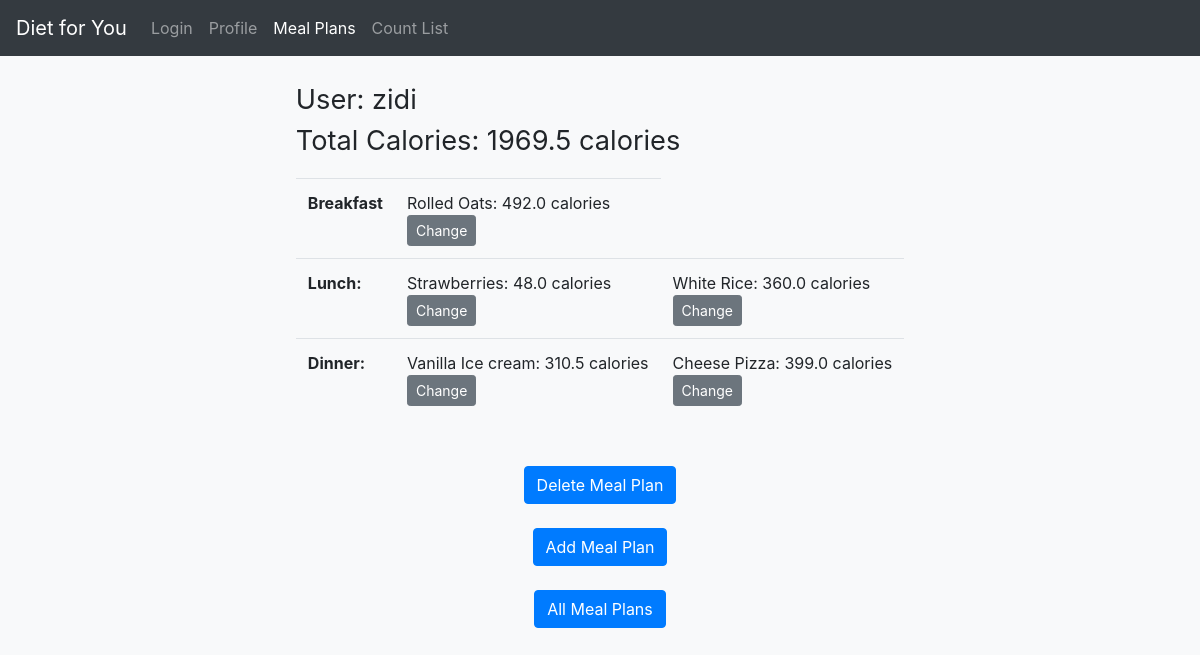
Page /recipe/ (signed in) on the earlier database version.
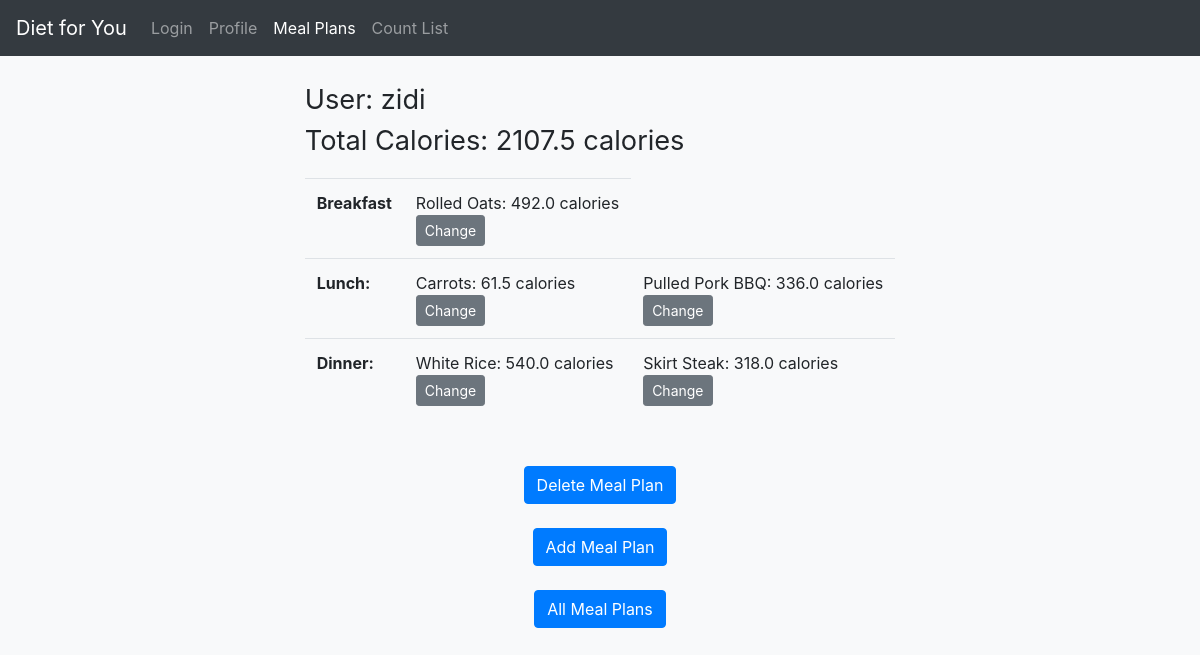
Same page on the later database version.
### main/models.py (models this page shows, shortened)
class recipeTable(models.Model):
    user = models.CharField(max_length = 50, default = '')
    totalCal = models.FloatField(default = 0)
    foodItem1 = models.CharField(max_length=125, null=True)
    cal1 = models.FloatField(default=0)
    foodItem2 = models.CharField(max_length=125, null=True)
    cal2 = models.FloatField(default=0)
    foodItem3 = models.CharField(max_length=125, null=True)
    cal3 = models.FloatField(default=0)
    foodItem4 = models.CharField(max_length=125, null=True)
    cal4 = models.FloatField(default=0)
    foodItem5 = models.CharField(max_length=125, null=True)
    cal5 = models.FloatField(default=0)
    class Meta:
        indexes = [
           models.Index(fields=['user']),
        ]

### main/views.py (the view)
# urls.py: path('recipe/', recipe),
def recipe(request):
   currentUser = request.user
   personId = currentUser.username
   recipeInfo = recipeTable.objects.raw('SELECT * FROM main_recipeTable WHERE user = %s ORDER BY id desc LIMIT 1', [personId])
   if len(recipeInfo) == 0:
      recipeInfo = recipeTable.objects.raw('SELECT * FROM main_recipeTable ORDER BY random() LIMIT 1')
   return render(request, 'recipe.html', {'recipeInfo' : recipeInfo})

### templates/recipe.html (shortened to what this page needs)
<!doctype html>
    <html lang="en">
    <head>
        <link rel="stylesheet" href="https://stackpath.bootstrapcdn.com/bootstrap/4.5.0/css/bootstrap.min.css">
        <nav class="navbar navbar-expand navbar-dark bg-dark">
            <div class="collapse navbar-collapse" id="navbarsExample02">
                <a class="navbar-brand" href="/home">Diet for You</a>
                <ul class="navbar-nav mr-auto">
                <li class="nav-item">
                    <a class="nav-link" href="../login">Login</a>
                </li>
                <li class="nav-item">
                    <a class="nav-link" href="/main">Profile</a>
                </li>
                <li class="nav-item active">
                    <a class="nav-link" href="/recipe">Meal Plans<span class="sr-only">(current)</span></a>
                </li>
                <li class="nav-item">
                    <a class="nav-link" href="/countList">Count List</a>
                </li>
                </ul>
            </div>
        </nav>
    </head>
    <body class="bg-light">
        <div class="container">
            <div class="row">
              <div class="mt-4 mb-4 mx-auto" style="text-align:Left;">
                    {% for info in recipeInfo %}
                    <p style="font-size:170%;">User: {{info.user}} <br> Total Calories: {{info.totalCal}} calories</p>
                    <div class="mb-4">
                        <table class="table">
                            <tbody>
                            <tr>
                                <th scope="row">Breakfast</th>
                                <td>
                                    {{info.foodItem1}}: {{info.cal1}} calories
                                    <form action="/recipe/update/1/{{info.id}}" method="POST"> {% csrf_token %}
                                        <button type="submit" class="btn btn-secondary btn-sm">Change</button>
                                    </form>
                                </td>
                            </tr>
                            <tr>
                                <th scope="row">Lunch: </th>
                                <td>
                                    {{info.foodItem2}}: {{info.cal2}} calories
                                    <form action="/recipe/update/2/{{info.id}}" method="POST"> {% csrf_token %}
                                        <button type="submit" class="btn btn-secondary btn-sm">Change</button>
                                    </form>
                                </td>
                                <td>
                                    {{info.foodItem3}}: {{info.cal3}} calories
                                    <form action="/recipe/update/3/{{info.id}}" method="POST"> {% csrf_token %}
                                        <button type="submit" class="btn btn-secondary btn-sm">Change</button>
                                    </form>
                                </td>
                            </tr>
                            <tr>
                                <th scope="row">Dinner: </th>
                                <td>
                                    {{info.foodItem4}}: {{info.cal4}} calories
                                    <form action="/recipe/update/4/{{info.id}}" method="POST"> {% csrf_token %}
                                        <button type="submit" class="btn btn-secondary btn-sm">Change</button>
                                    </form>
                                </td>
                                <td>
                                    {{info.foodItem5}}: {{info.cal5}} calories
                                    <form action="/recipe/update/5/{{info.id}}" method="POST"> {% csrf_token %}
                                        <button type="submit" class="btn btn-secondary btn-sm">Change</button>
                                    </form>
                                </td>
                                </tr>
                            </tbody>
                        </table>
                    </div>
                    <br>
                    <div style="width:50%;margin:auto;text-align:center;">
                    <form action = "/recipe/delete/{{info.id}}" methond = "Post">{% csrf_token %}
                        <button type="submit" class="btn btn-primary">Delete Meal Plan</button>
                    </form><br>
                    {% endfor %}
                    <form action = "/recipe/addNew/" methond = "Post">{% csrf_token %}
                        <button type="submit" class="btn btn-primary">Add Meal Plan</button>
                    </form><br>
                    <form action = "/recipe/past/" methond = "Post">{% csrf_token %}
                        <button type="submit" class="btn btn-primary">All Meal Plans</button>
                    </form>
                </div>
                </div>
            </div>
        </div>
    </body>
</html>

Differences in the rows shown:
changed recipeTable "zidi": totalCal "1969.5" → "2107.5"; foodItem2 "Strawberries" → "Carrots"; cal2 "48.0" → "61.5"; foodItem3 "White Rice" → "Pulled Pork BBQ"; cal3 "360.0" → "336.0"; foodItem4 "Vanilla Ice cream" → "White Rice"; cal4 "310.5" → "540.0"; foodItem5 "Cheese Pizza" → "Skirt Steak"; cal5 "399.0" → "318.0"
